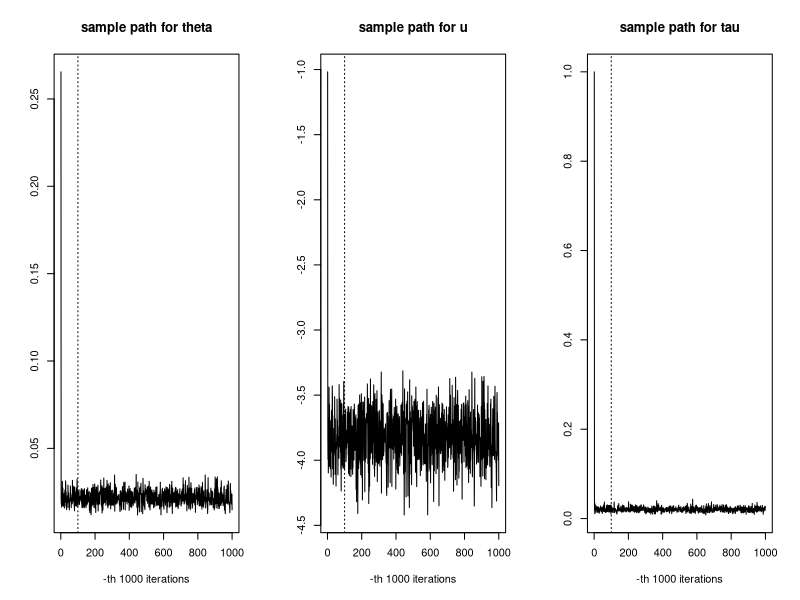
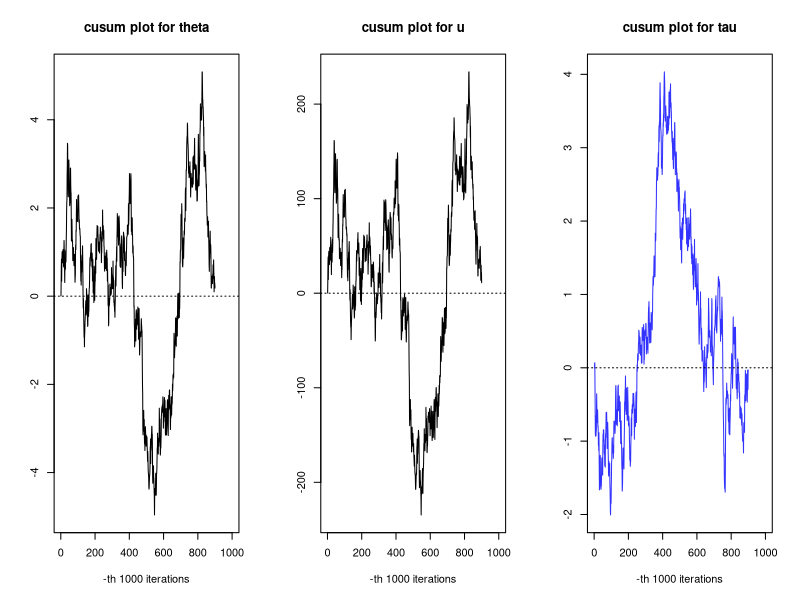
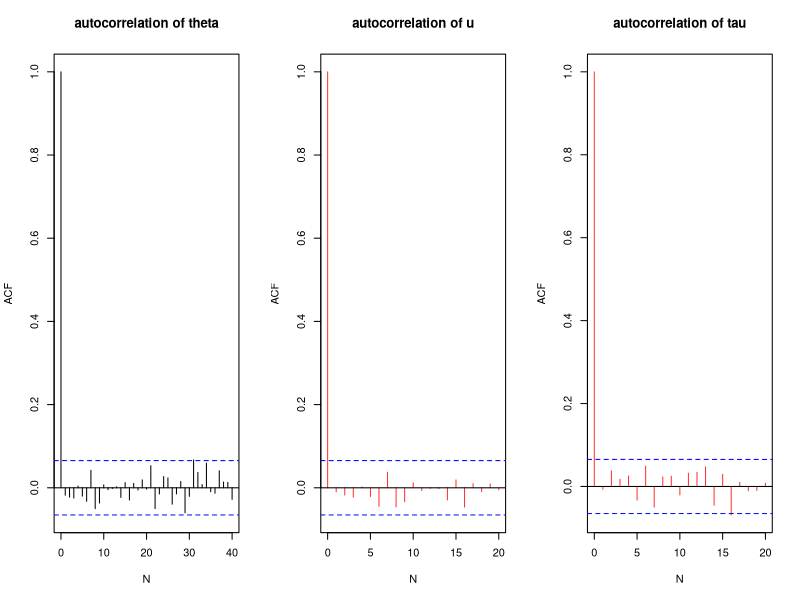
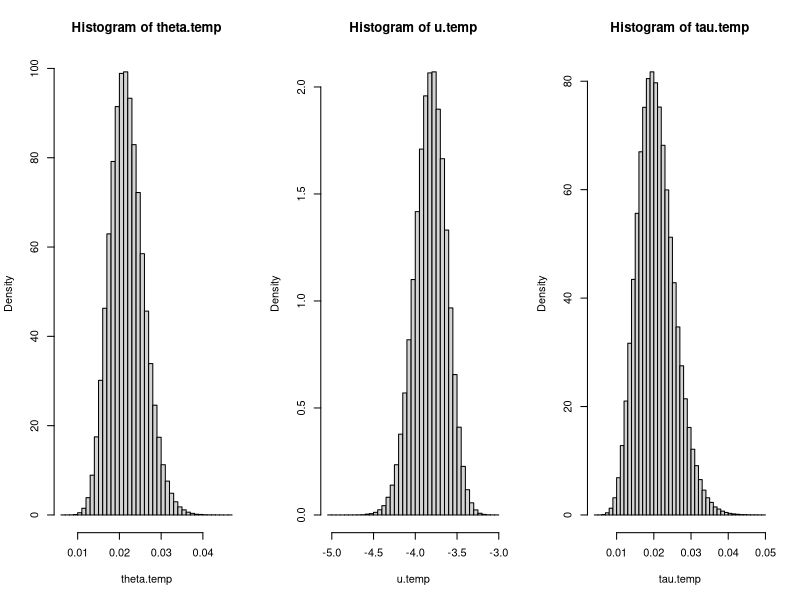

The R source for these figures, in order:
library(MCMCpack)

data1=c(2,1,4,1,6,1,9,1,9,1,9,1,13,1,14,1,18,1,23,1,31,1,32,1,33,1,34,1,43,1,10,0,14,0,14,0,16,0,17,0,18,0,18,0,19,0,20,0,20,0,21,0,21,0,23,0,24,0,29,0,29,0,30,0,30,0,31,0,31,0,31,0,33,0,35,0,37,0,40,0,41,0,42,0,42,0,44,0,46,0,48,0,49,0,51,0,53,0,54,0,54,0,55,0,56,0)
yh=matrix(data = data1,53,2,byrow = T) # data of hormone treatment group
data2=c(1,1,4,1,6,1,7,1,13,1,24,1,25,1,35,1,35,1,39,1,1,0,1,0,3,0,4,0,5,0,8,0,10,0,11,0,13,0,14,0,14,0,15,0,17,0,19,0,20,0,22,0,24,0,24,0,24,0,25,0,26,0,26,0,26,0,28,0,29,0,29,0,32,0,35,0,38,0,39,0,40,0,41,0,44,0,45,0,47,0,47,0,47,0,50,0,50,0,51,0)
yc=matrix(data = data2, ncol=2,byrow = T) # data of control group

del.h=sum(yh[,2]) # sum over all delta-h
del.c=sum(yc[,2]) # sum over all delta-c
x.h= sum(yh[,1])  # sum over all xi-h
x.c= sum(yc[,1])  # sum over all xi-c

mu.h.1 = sum(yh[,1] * yh[,2])/sum(yh[,2])          # mean of h group with label 1
mu.h.0 = sum(yh[,1] * (yh[,2]-1)/sum((yh[,2]-1)))  # mean of h group with label 1
mu.c.1 = sum(yc[,1] * yc[,2])/sum(yc[,2])          # mean of c group with label 1
mu.c.0 = sum(yc[,1] * (yc[,2]-1)/sum((yc[,2]-1)))  # mean of c group with label 1


log.post <- function(d,c,b,a,tau,u) {
   (26+a)*u-(27+a)*log(1+exp(u))+(15+b)*log(tau)-(1233+c)*(exp(u)/(exp(u)+1))-
    (1526+d)*(exp(u)/(exp(u)+1))*tau
}

niter = 1*10^6                     # number of iterations
theta = rep(0,niter)               # define (hyper)parameters
u     = rep(0,niter)
tau   = rep(0,niter)
a     = 3
b     = 1 
c     = 60
d     = 120  
j     = 0                         # counter for extra runs to make theta in (0,1) but no (0,1]
l     = 0                

# Gibbs Sampler Implementation
set.seed(1)                                  # set random seed

theta[1] = runif(1, min = 0, max = 1)        # Initialization of (hyper)parameters
u[1]     = log(theta[1]/(1-theta[1]))
tau[1]   = 1



for (i in 2:niter) {                        # for-loop for Gibbs sampler
  # update tau by rgamma 
  tau[i] <- rgamma(1,shape = 16+b, rate = (exp(u[i])/(exp(u[i])+1))*(1526+d))
  # update theta in (0,1)  by M-H algo
  temp2=1
  while (temp2==1) {
    u[i] <- u[i-1]+rnorm(1,0,0.5)
    R2 <- exp(log.post(d,c,b,a,tau[i],u[i])
              -log.post(d,c,b,a,tau[i],u[i-1]))
    if(R2<1){
      if(rbinom(1,1,R2)==0)   { u[i]=u[i-1]; l = l+1}
    }
    temp2=exp(u[i])/(1+exp(u[i]))         # transform u back to theta
    j = j+1
  }
  
  theta[i]=temp2
}

#_______________________________________________________________________
#Plots of the output
burn.in=1:(niter/10)

# sample path plot
par(mfrow=c(1,3))                     # sample path plot by parts
plot(theta[seq(1,niter,by=1000)],type="l", ylab = '', xlab ='-th 1000 iterations', main = 'sample path for theta')
abline(v=100, lty = 3)

plot(u[seq(1,niter,by=1000)],type="l", ylab = '', xlab ='-th 1000 iterations', main = 'sample path for u')
abline(v=100, lty = 3)

plot(tau[seq(1,niter,by=1000)],type="l", ylab = '', xlab ='-th 1000 iterations', main = 'sample path for tau')
abline(v=100, lty = 3)


# cusum plot for mean of all parameters
theta.temp <- theta[-burn.in]
theta.ntemp <- length(theta.temp)
theta.mtemp <- mean(theta.temp)
theta.temp.1 <- cumsum(theta.temp-theta.mtemp)

u.temp <- u[-burn.in]
u.ntemp <- length(u.temp)
u.mtemp <- mean(u.temp)
u.temp.1 <- cumsum(u.temp-u.mtemp)

tau.temp <- tau[-burn.in]
tau.ntemp <- length(tau.temp)
tau.mtemp <- mean(tau.temp)
tau.temp.1 <- cumsum(tau.temp-tau.mtemp)



par(mfrow=c(1,3))
plot(theta.temp.1[seq(1,niter,by=1000)],  ylab ='',type="l",xlab ='-th 1000 iterations', main = 'cusum plot for theta')
abline(h=0, lty=3)
plot(u.temp.1[seq(1,niter,by=1000)],  ylab ='',type="l",xlab ='-th 1000 iterations', main = 'cusum plot for u')
abline(h=0, lty=3)
plot(tau.temp.1[seq(1,niter,by=1000)], ylab ='', type="l",xlab ='-th 1000 iterations',col = rgb(0,0,1,0.8), main = 'cusum plot for tau')
abline(h=0, lty=3)


# autocorrelation plot
par(mfrow=c(1,3))
acf(theta.temp[seq(1,niter-100000,by=1000)], lag.max=40, type="correlation", xlab="N", main = 'autocorrelation of theta');
acf(u.temp[seq(1,niter-100000,by=1000)], lag.max=20, type="correlation", xlab="N",col = rgb(1,0,0,0.8), main = 'autocorrelation of u');
acf(tau.temp[seq(1,niter-100000,by=1000)], lag.max=20, type="correlation", xlab="N",col = rgb(1,0,0,0.8), main = 'autocorrelation of tau');

# Histogram
par(mfrow=c(1,3))
hist(theta.temp,nclass = 40,probability = T)
hist(u.temp,nclass = 40, probability = T)
hist(tau.temp,nclass = 40, probability = T)
